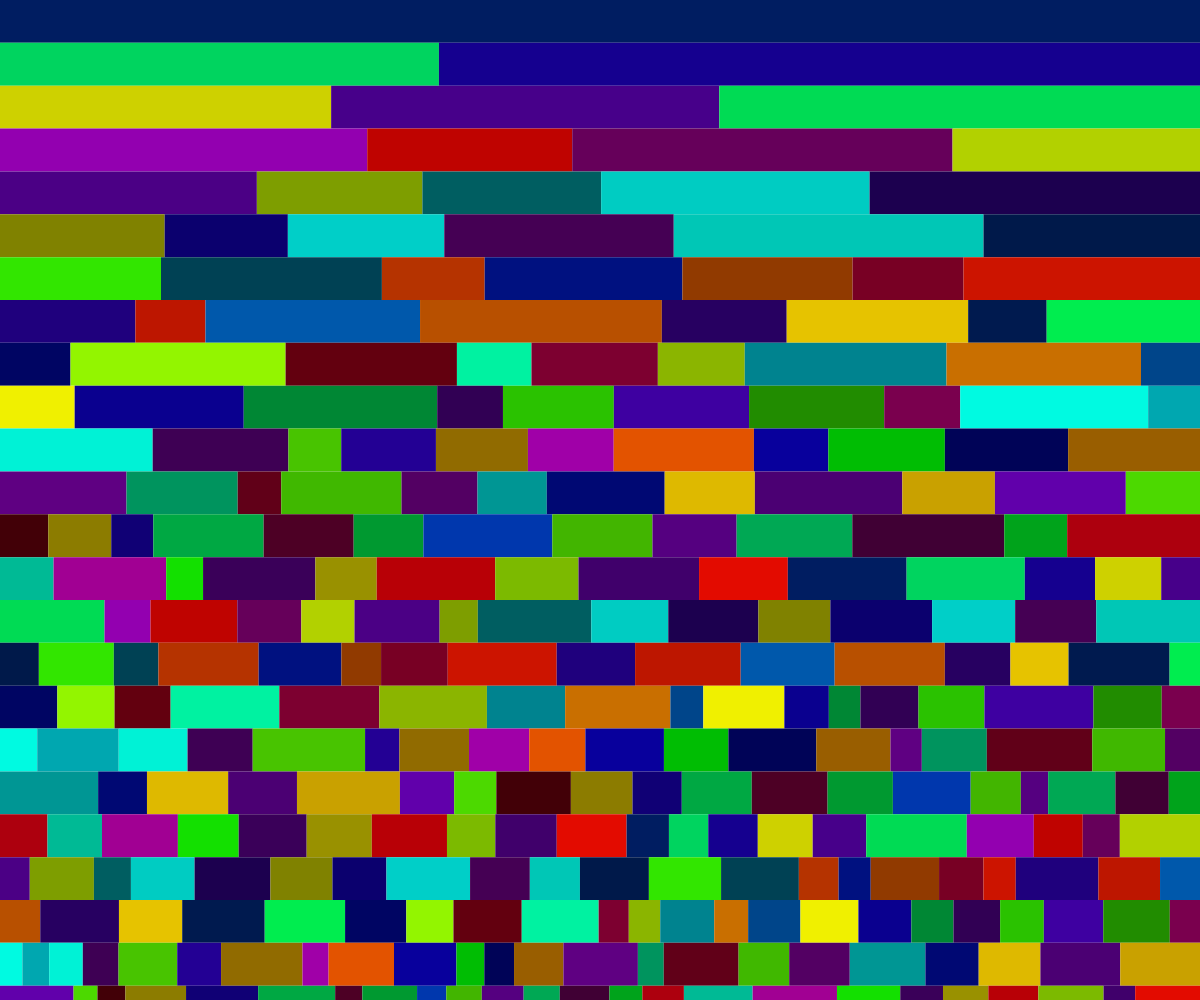
Frame 1 (no input)
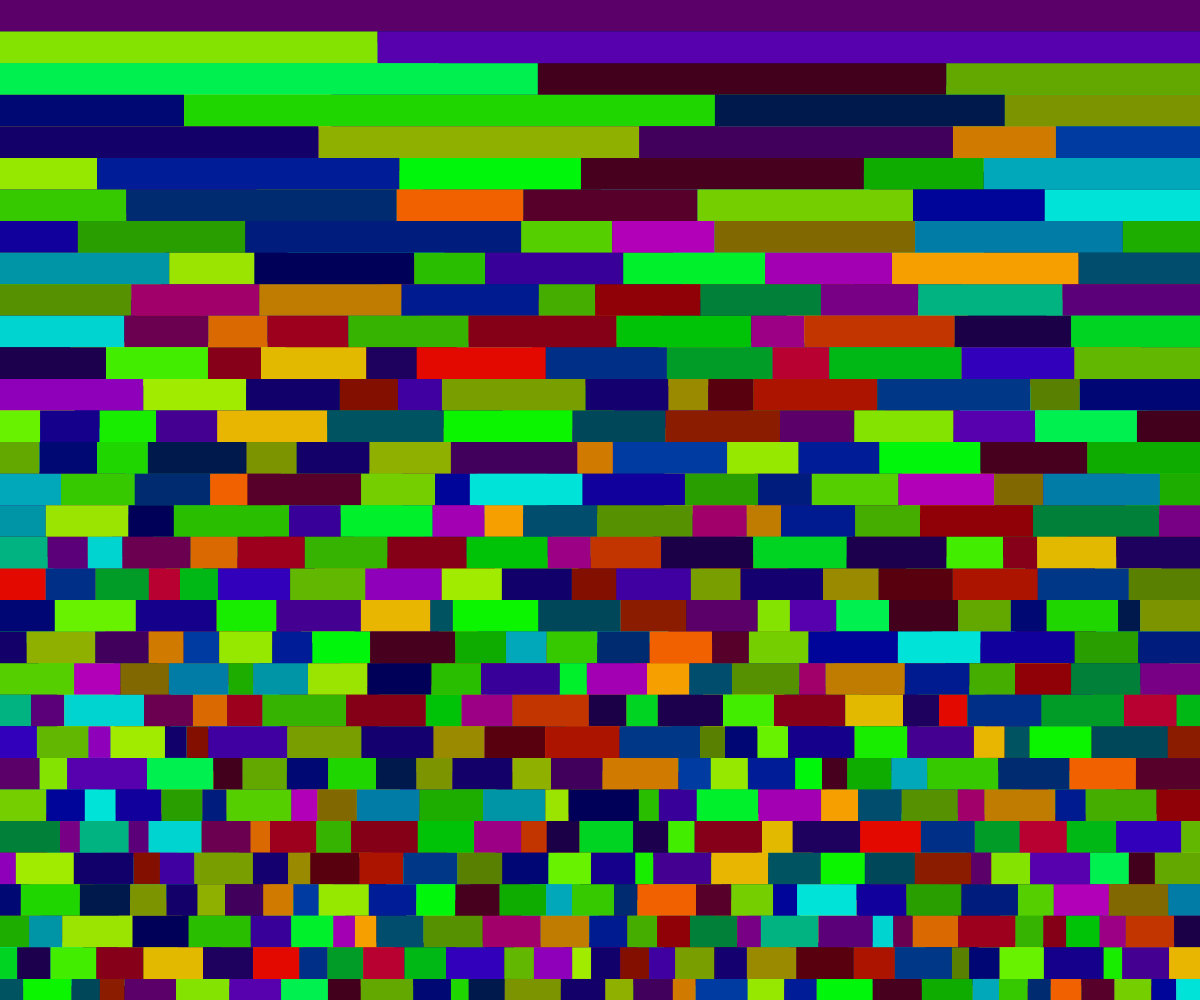
Frame 2 (the mouse pressed at the canvas centre, redrawn once)

The p5.js sketch that drew these frames (run headless with seeded random() and noise() and a simulated clock; the mouse was pressed at the canvas centre and the sketch redrawn once):

// p5.js sketch
// ── sketch.js
'use strict'

let colorCount = 100;

let hueVals = [];
let satVals = [];
let brightVals = [];

function setup() {
  createCanvas(windowWidth, windowHeight);
  colorMode(HSB, 360, 100, 100);
  noStroke();
  randomSeed(0);
}


function draw() {
  noLoop();

  for (let i = 0; i < colorCount; i++) {
    if (i % 2 === 0) {
      hueVals[i] = int(random(180, 360));
      satVals[i] = 100;
      brightVals[i] = int(random(25, 75));
    } else {
      hueVals[i] = int(random(0, 180));
      satVals[i] = 100;
      brightVals[i] = int(random(50, 100));
    }
  }

  let counter = 0;
  let rowCount = int(random(5,50));
  let rowHeight = width / rowCount;

  //for every row...
  for (let i = 0; i < rowCount; i++) {
    let fragmentNumber = i+1;
    let fragmentWidths = []
    let widthSum = 0;

    //generate the random values which correspond to width
    for (let ii = 0; ii < fragmentNumber; ii++) {
      fragmentWidths[ii] = random(50, 200);
      widthSum += fragmentWidths[ii];
    }
    //scale the random values to fill the width of the window
    for (let ii = 0; ii < fragmentNumber; ii++) {
      let scaledWidth = (fragmentWidths[ii] / widthSum) * width;
      fragmentWidths[ii] = scaledWidth;
    }
    //draw the fragments..

    //store the X pos for each fragment
    let fragXpos = 0;
    for (let ii = 0; ii < fragmentNumber; ii++) {
      let index = counter % colorCount;
      let col = color(hueVals[index], satVals[index], brightVals[index]);

      let x = fragXpos;
      let y = i * rowHeight;
      //use the fragment width stored in the array
      let w = fragmentWidths[ii];
      let h = rowHeight;

      fill(col);
      rect(x, y, w, h);
      //increment the fragXpos var for the next fragment
      fragXpos += fragmentWidths[ii];
      //increment the counter
      counter ++;
    }
  }
}
